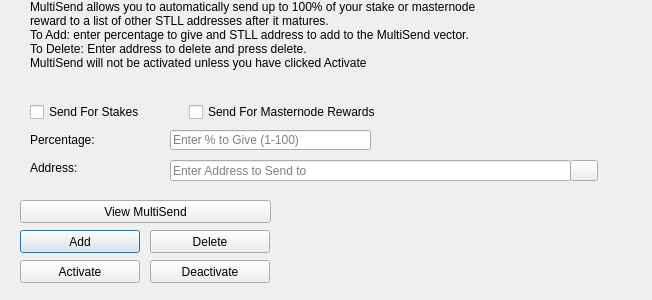
<?xml version="1.0" encoding="UTF-8"?>
<ui version="4.0">
 <class>MultiSendDialog</class>
 <widget class="QDialog" name="MultiSendDialog">
  <property name="windowModality">
   <enum>Qt::NonModal</enum>
  </property>
  <property name="geometry">
   <rect>
    <x>0</x>
    <y>0</y>
    <width>652</width>
    <height>300</height>
   </rect>
  </property>
  <property name="windowTitle">
   <string>MultiSend</string>
  </property>
  <widget class="QLineEdit" name="multiSendPercentEdit">
   <property name="geometry">
    <rect>
     <x>170</x>
     <y>130</y>
     <width>201</width>
     <height>20</height>
    </rect>
   </property>
   <property name="toolTip">
    <string>Enter whole numbers 1 - 100</string>
   </property>
   <property name="placeholderText">
    <string>Enter % to Give (1-100)</string>
   </property>
  </widget>
  <widget class="QLineEdit" name="multiSendAddressEdit">
   <property name="geometry">
    <rect>
     <x>170</x>
     <y>160</y>
     <width>401</width>
     <height>21</height>
    </rect>
   </property>
   <property name="toolTip">
    <string/>
   </property>
   <property name="placeholderText">
    <string>Enter Address to Send to</string>
   </property>
  </widget>
  <widget class="QLabel" name="label_2">
   <property name="geometry">
    <rect>
     <x>30</x>
     <y>0</y>
     <width>451</width>
     <height>121</height>
    </rect>
   </property>
   <property name="lineWidth">
    <number>1</number>
   </property>
   <property name="text">
    <string>MultiSend allows you to automatically send up to 100% of your stake or masternode reward to a list of other STLL addresses after it matures.
To Add: enter percentage to give and STLL address to add to the MultiSend vector.
To Delete: Enter address to delete and press delete.
MultiSend will not be activated unless you have clicked Activate</string>
   </property>
   <property name="alignment">
    <set>Qt::AlignLeading|Qt::AlignLeft|Qt::AlignTop</set>
   </property>
   <property name="wordWrap">
    <bool>true</bool>
   </property>
  </widget>
  <widget class="QLabel" name="message">
   <property name="geometry">
    <rect>
     <x>290</x>
     <y>200</y>
     <width>351</width>
     <height>91</height>
    </rect>
   </property>
   <property name="text">
    <string/>
   </property>
  </widget>
  <widget class="QPushButton" name="addButton">
   <property name="geometry">
    <rect>
     <x>20</x>
     <y>230</y>
     <width>120</width>
     <height>23</height>
    </rect>
   </property>
   <property name="toolTip">
    <string/>
   </property>
   <property name="statusTip">
    <string>Add to MultiSend Vector</string>
   </property>
   <property name="text">
    <string>Add</string>
   </property>
  </widget>
  <widget class="QPushButton" name="disableButton">
   <property name="geometry">
    <rect>
     <x>150</x>
     <y>260</y>
     <width>120</width>
     <height>23</height>
    </rect>
   </property>
   <property name="statusTip">
    <string>Deactivate MultiSend</string>
   </property>
   <property name="text">
    <string>Deactivate</string>
   </property>
  </widget>
  <widget class="QPushButton" name="addressBookButton">
   <property name="geometry">
    <rect>
     <x>570</x>
     <y>160</y>
     <width>28</width>
     <height>21</height>
    </rect>
   </property>
   <property name="toolTip">
    <string>Choose an address from the address book</string>
   </property>
   <property name="text">
    <string/>
   </property>
   <property name="icon">
    <iconset resource="../pivx.qrc">
     <normaloff>:/icons/address-book</normaloff>:/icons/address-book</iconset>
   </property>
   <property name="shortcut">
    <string>Alt+A</string>
   </property>
   <property name="autoDefault">
    <bool>false</bool>
   </property>
  </widget>
  <widget class="QLabel" name="label">
   <property name="geometry">
    <rect>
     <x>30</x>
     <y>130</y>
     <width>121</width>
     <height>20</height>
    </rect>
   </property>
   <property name="toolTip">
    <string>Percentage of stake to send</string>
   </property>
   <property name="text">
    <string>Percentage:</string>
   </property>
  </widget>
  <widget class="QLabel" name="label_5">
   <property name="geometry">
    <rect>
     <x>30</x>
     <y>160</y>
     <width>111</width>
     <height>16</height>
    </rect>
   </property>
   <property name="toolTip">
    <string>Address to send portion of stake to</string>
   </property>
   <property name="text">
    <string>Address:</string>
   </property>
  </widget>
  <widget class="QPushButton" name="deleteButton">
   <property name="geometry">
    <rect>
     <x>150</x>
     <y>230</y>
     <width>120</width>
     <height>23</height>
    </rect>
   </property>
   <property name="toolTip">
    <string/>
   </property>
   <property name="statusTip">
    <string>Delete Address From MultiSend Vector</string>
   </property>
   <property name="text">
    <string>Delete</string>
   </property>
  </widget>
  <widget class="QPushButton" name="activateButton">
   <property name="geometry">
    <rect>
     <x>20</x>
     <y>260</y>
     <width>120</width>
     <height>23</height>
    </rect>
   </property>
   <property name="statusTip">
    <string>Activate MultiSend</string>
   </property>
   <property name="text">
    <string>Activate</string>
   </property>
  </widget>
  <widget class="QPushButton" name="viewButton">
   <property name="geometry">
    <rect>
     <x>20</x>
     <y>200</y>
     <width>251</width>
     <height>23</height>
    </rect>
   </property>
   <property name="toolTip">
    <string/>
   </property>
   <property name="statusTip">
    <string>View MultiSend Vector</string>
   </property>
   <property name="text">
    <string>View MultiSend</string>
   </property>
  </widget>
  <widget class="QWidget" name="horizontalLayoutWidget">
   <property name="geometry">
    <rect>
     <x>30</x>
     <y>100</y>
     <width>351</width>
     <height>24</height>
    </rect>
   </property>
   <layout class="QHBoxLayout" name="horizontalLayout">
    <item>
     <widget class="QCheckBox" name="multiSendStakeCheckBox">
      <property name="text">
       <string>Send For Stakes</string>
      </property>
     </widget>
    </item>
    <item>
     <widget class="QCheckBox" name="multiSendMasternodeCheckBox">
      <property name="text">
       <string>Send For Masternode Rewards</string>
      </property>
     </widget>
    </item>
   </layout>
  </widget>
 </widget>
 <resources>
  <include location="../pivx.qrc"/>
 </resources>
 <connections/>
</ui>
